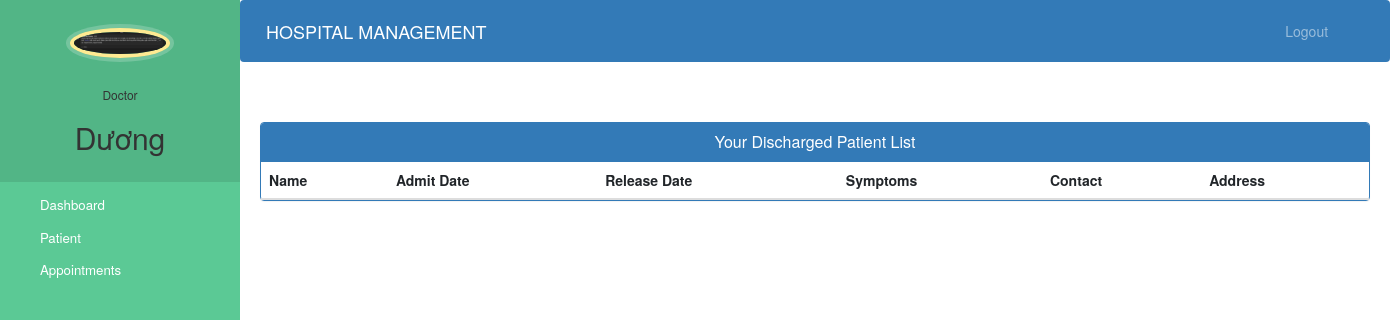
Before: /doctor-view-discharge-patient (signed in) with the older database file.
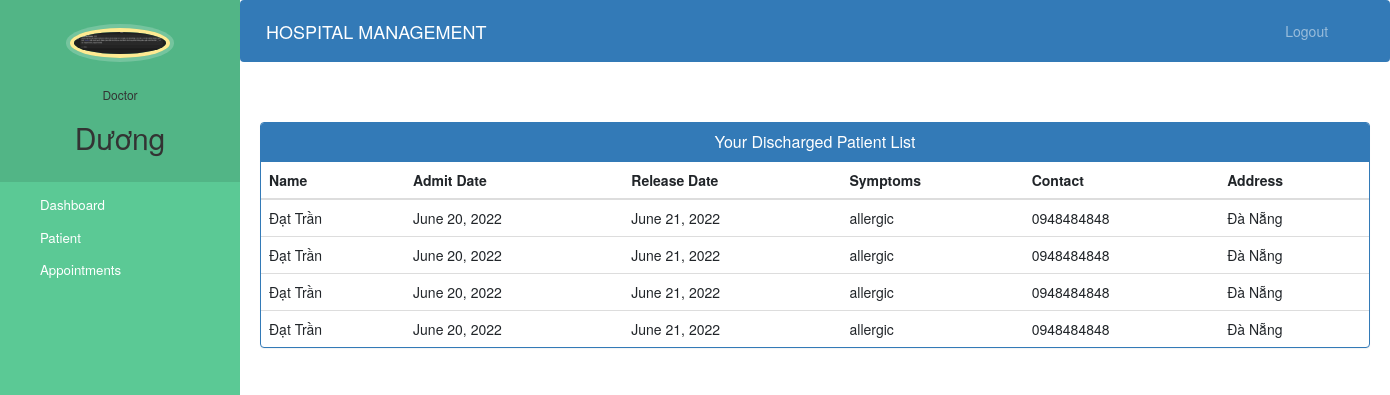
After: the same page with the newer database file.
### hospital/models.py (models this page shows, shortened)
class Doctor(models.Model):
    user=models.OneToOneField(User,on_delete=models.CASCADE)
    profile_pic= models.ImageField(upload_to='profile_pic/DoctorProfilePic/',null=True,blank=True)
    address = models.CharField(max_length=40)
    mobile = models.CharField(max_length=20,null=True)
    department= models.CharField(max_length=50,choices=departments,default='Cardiologist')
    status=models.BooleanField(default=False)

class PatientDischargeDetails(models.Model):
    patientId=models.PositiveIntegerField(null=True)
    patientName=models.CharField(max_length=40)
    assignedDoctorName=models.CharField(max_length=40)
    address = models.CharField(max_length=40)
    mobile = models.CharField(max_length=20,null=True)
    symptoms = models.CharField(max_length=100,null=True)
    admitDate=models.DateField(null=False)
    releaseDate=models.DateField(null=False)
    daySpent=models.PositiveIntegerField(null=False)
    roomCharge=models.PositiveIntegerField(null=False)
    medicineCost=models.PositiveIntegerField(null=False)
    doctorFee=models.PositiveIntegerField(null=False)
    OtherCharge=models.PositiveIntegerField(null=False)
    total=models.PositiveIntegerField(null=False)

### hospital/views.py (the view)
# urls.py: path('doctor-view-discharge-patient', views.doctor_view_discharge_patient_view,
@login_required(login_url='doctorlogin')
@user_passes_test(is_doctor)
def doctor_view_discharge_patient_view(request):
    dischargedpatients=models.PatientDischargeDetails.objects.all().distinct().filter(assignedDoctorName=request.user.first_name)
    doctor=models.Doctor.objects.get(user_id=request.user.id) #for profile picture of doctor in sidebar
    return render(request,'hospital/doctor_view_discharge_patient.html',{'dischargedpatients':dischargedpatients,'doctor':doctor})

### hospital/views.py (called while the page is built)
def is_doctor(user):
    return user.groups.filter(name='DOCTOR').exists()

### templates/hospital/doctor_view_discharge_patient.html (shortened to what this page needs)
{% extends 'hospital/doctor_base.html' %}
{% block content %}
{%load static%}
<head>
  <link href="//netdna.bootstrapcdn.com/bootstrap/3.0.0/css/bootstrap.min.css" rel="stylesheet" id="bootstrap-css">
</head>
<div class="container">
  <div class="panel panel-primary">
    <div class="panel-heading">
      <h6 class="panel-title">Your Discharged Patient List</h6>
    </div>
    <table class="table table-hover" id="dev-table">
      <thead>
        <tr>
          <th>Name</th>
          <th>Admit Date</th>
          <th>Release Date</th>
          <th>Symptoms</th>
          <th>Contact</th>
          <th>Address</th>
        </tr>
      </thead>
      {% for p in dischargedpatients %}
      <tr>
        <td> {{p.patientName}}</td>
        <td>{{p.admitDate}}</td>
        <td>{{p.releaseDate}}</td>
        <td>{{p.symptoms}}</td>
        <td>{{p.mobile}}</td>
        <td>{{p.address}}</td>
      </tr>
      {% endfor %}
    </table>
  </div>
</div>
{% endblock content %}

### templates/hospital/doctor_base.html (shortened to what this page needs)
<!DOCTYPE html>
{% load static %}
<html lang="en">
  <head>
    <link
      rel="stylesheet"
      href="https://stackpath.bootstrapcdn.com/bootstrap/4.3.1/css/bootstrap.min.css"
    />
    <link
      rel="stylesheet"
      href="https://maxcdn.bootstrapcdn.com/font-awesome/4.7.0/css/font-awesome.min.css"
    />
  </head>
  <body>
    <nav class="menu" tabindex="0">
      <header class="avatar">
        <img src="{% static doctor.profile_pic.url %}" alt="Profile Pic" />
        <br /><br />
        <h6>Doctor</h6>
        <h2>{{request.user.first_name}}</h2>
      </header>
      <ul>
        <li tabindex="0" class="icon-dashboard">
          <a
            style="color: white; text-decoration: none"
            href="/doctor-dashboard"
            ><span>Dashboard</span></a
          >
        </li>
        <li tabindex="0" class="icon-users">
          <a style="color: white; text-decoration: none" href="/doctor-patient"
            ><span>Patient</span></a
          >
        </li>
        <li tabindex="0" class="icon-calendar">
          <a
            style="color: white; text-decoration: none"
            href="/doctor-appointment"
            ><span>Appointments</span></a
          >
        </li>
      </ul>
    </nav>
    <main>
      <div class="bs-example">
        <nav
          class="navbar navbar-expand-md navbar-dark fixed-top"
          style="background: #337ab7"
        >
          <a href="/doctor-dashboard" class="navbar-brand"
            >HOSPITAL MANAGEMENT</a
          >
          <div
            class="collapse navbar-collapse justify-content-between"
            id="navbarCollapse"
          >
            <div class="navbar-nav" style="margin-left: 90%">
              <a href="/logout" class="nav-item nav-link">Logout</a>
            </div>
          </div>
        </nav>
      </div>
      <br /><br />
      {% block content %} {% endblock content %}
      <br /><br /><br /><br /><br /><br /><br />
    </main>
  </body>
</html>

### templates/hospital/doctor_base.html (style rules this page uses)
a:link { text-decoration: none; }
a { color: white; }
body { padding-left: 240px; }
main { position: relative; height: 100vh; }
.menu { background: #5bc995; height: 100vh; width: 240px; position: fixed; top: 0px; left: 0; z-index: 5; outline: none; }
.menu .avatar { background: rgba(0, 0, 0, 0.1); padding: 2em 0.5em; text-align: center; }
.menu .avatar img { width: 100px; border-radius: 50%; overflow: hidden; border: 4px solid #ffea92; box-shadow: 0 0 0 4px rgba(255, 255, 255, 0.2); }
.menu .avatar h2 { font-weight: normal; margin-bottom: 0; }
.menu ul { list-style: none; padding: 0.5em 0; margin: 0; }
.menu ul li { padding: 0.5em 1em 0.5em 3em; font-size: 0.95em; font-weight: regular; background-repeat: no-repeat; background-position: left 15px center; background-size: auto 20px; transition: all 0.15s linear; cursor: pointer; }
.menu ul li.icon-dashboard { background-image: url("http://www.entypo.com/images//gauge.svg"); }
.menu ul li.icon-users { background-image: url("http://www.entypo.com/images//users.svg"); }
.menu ul li.icon-calendar { background-image: url("http://www.entypo.com/images//calendar.svg"); }

### templates/hospital/doctor_view_discharge_patient.html (style rules this page uses)
a:link { text-decoration: none; }
h6 { text-align: center; }

Changed rows visible on the page:
added PatientDischargeDetails: patientName "Đạt Trần", admitDate "June 20, 2022", releaseDate "June 21, 2022", symptoms "allergic", mobile "0948484848", address "Đà Nẵng"
added PatientDischargeDetails: patientName "Đạt Trần", admitDate "June 20, 2022", releaseDate "June 21, 2022", symptoms "allergic", mobile "0948484848", address "Đà Nẵng"
added PatientDischargeDetails: patientName "Đạt Trần", admitDate "June 20, 2022", releaseDate "June 21, 2022", symptoms "allergic", mobile "0948484848", address "Đà Nẵng"
added PatientDischargeDetails: patientName "Đạt Trần", admitDate "June 20, 2022", releaseDate "June 21, 2022", symptoms "allergic", mobile "0948484848", address "Đà Nẵng"
